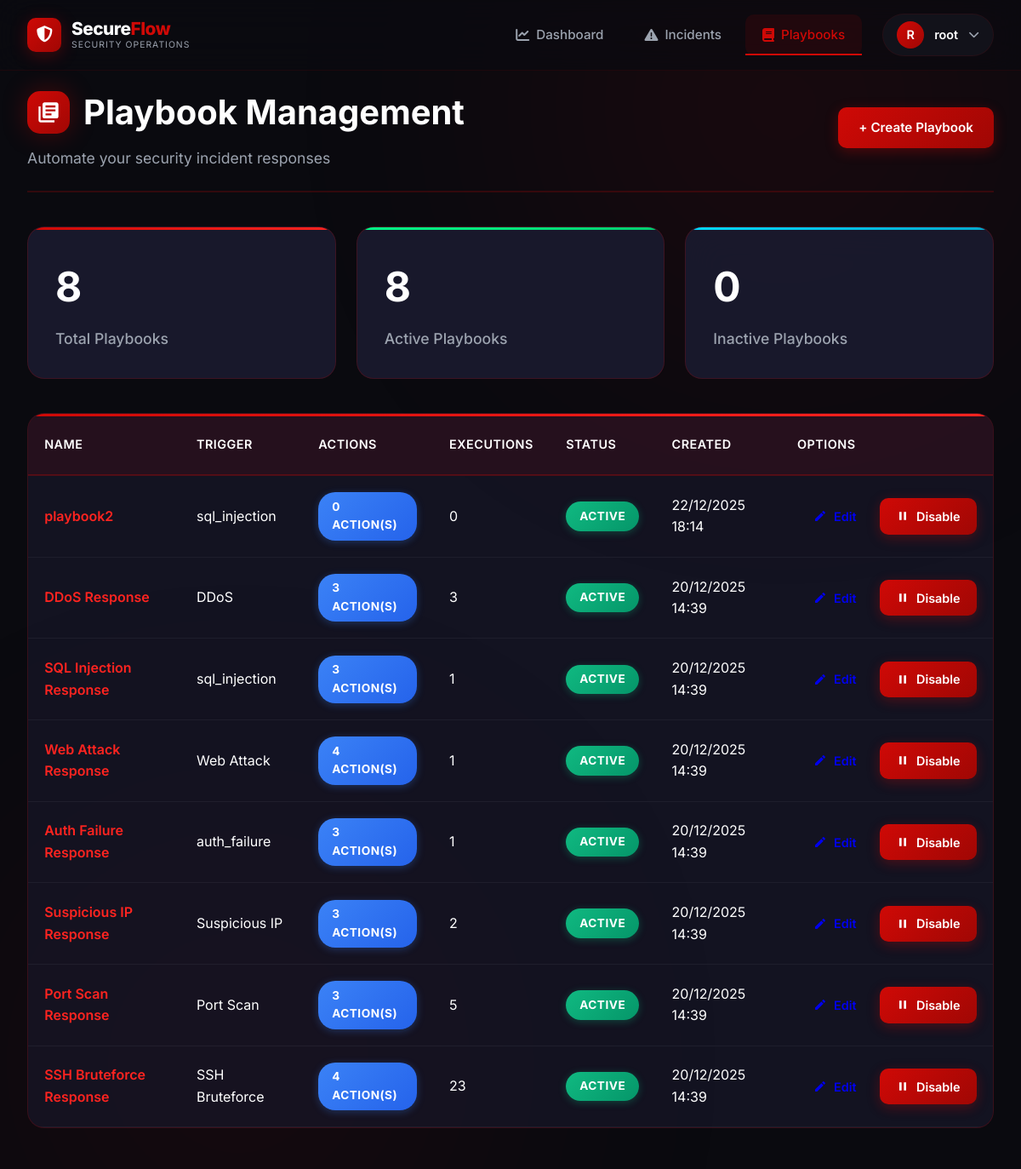
The app's page /playbooks/ (signed in), older data.
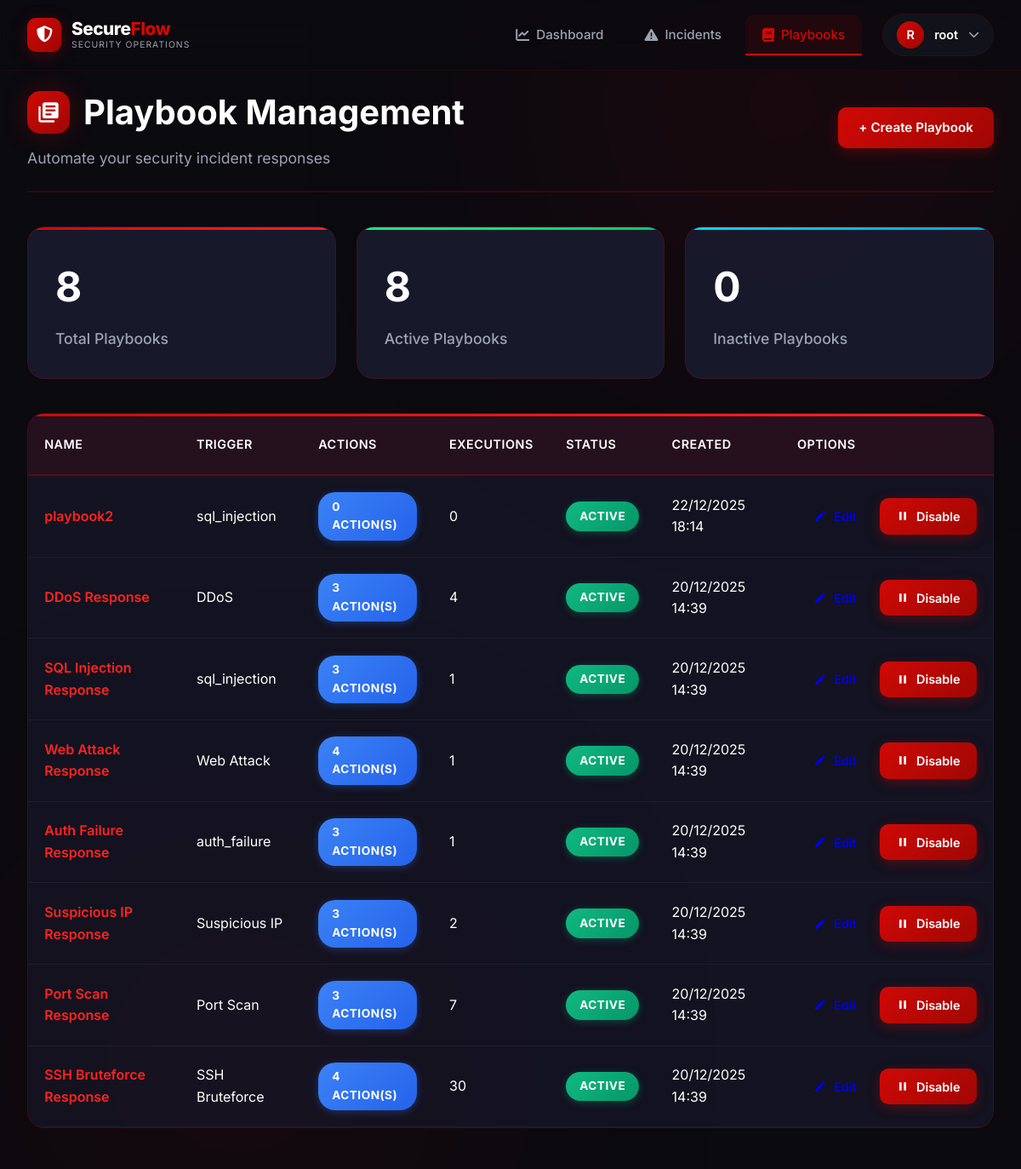
The same page, newer data.
### playbooks/models.py (models this page shows, shortened)
class Playbook(models.Model):
    TRIGGER_CHOICES = [
        ('ssh_bruteforce', 'SSH Bruteforce'),
        ('port_scan', 'Port Scan'),
        ('web_attack', 'Web Attack'),
        ('ddos_attack', 'DDoS'),
        ('suspicious_ip', 'Suspicious IP'),
    ]
    name = models.CharField(max_length=200)
    description = models.TextField()
    trigger = models.CharField(max_length=50, choices=TRIGGER_CHOICES)
    is_active = models.BooleanField(default=True)
    created_by = models.ForeignKey(User, on_delete=models.CASCADE)
    execution_count = models.IntegerField(default=0)
    created_at = models.DateTimeField(auto_now_add=True)

### playbooks/views.py (the view)
# urls.py: path('', views.playbook_list, name='list'),
@login_required
def playbook_list(request):
    playbooks = Playbook.objects.all().order_by('-created_at')
    total_playbooks = playbooks.count()
    active_playbooks = playbooks.filter(is_active=True).count()
    context = {
        'playbooks': playbooks,
        'total_playbooks': total_playbooks,
        'active_playbooks': active_playbooks,
    }
    return render(request, 'playbooks/list.html', context)

### templates/playbooks/list.html (shortened to what this page needs)
{% extends 'base.html' %}
{% block content %}
<div class="page-header" style="display: flex; justify-content: space-between; align-items: center;">
    <div>
        <h1 class="page-title">
            <div class="title-icon">
                <svg viewBox="0 0 24 24">
                    <path d="M4 6H2v14c0 1.1.9 2 2 2h14v-2H4V6zm16-4H8c-1.1 0-2 .9-2 2v12c0 1.1.9 2 2 2h12c1.1 0 2-.9 2-2V4c0-1.1-.9-2-2-2zm-1 9H9V9h10v2zm-4 4H9v-2h6v2zm4-8H9V5h10v2z"/>
                </svg>
            </div>
            Playbook Management
        </h1>
        <p class="page-subtitle">Automate your security incident responses</p>
    </div>
    <a href="{% url 'playbooks:create' %}" class="btn btn-primary">
        + Create Playbook
    </a>
</div>
<div class="stat-cards-grid">
    <div class="stat-card-modern red">
        <div class="stat-value">{{ total_playbooks|default:0 }}</div>
        <div class="stat-label">Total Playbooks</div>
    </div>
    <div class="stat-card-modern green">
        <div class="stat-value">{{ active_playbooks|default:0 }}</div>
        <div class="stat-label">Active Playbooks</div>
    </div>
    <div class="stat-card-modern blue">
        <div class="stat-value">0</div>
        <div class="stat-label">Inactive Playbooks</div>
    </div>
</div>
{% if playbooks %}
<div class="playbooks-table">
    <table>
        <thead>
            <tr>
                <th>NAME</th>
                <th>TRIGGER</th>
                <th>ACTIONS</th>
                <th>EXECUTIONS</th>
                <th>STATUS</th>
                <th>CREATED</th>
                <th>OPTIONS</th>
            </tr>
        </thead>
        <tbody>
            {% for playbook in playbooks %}
            <tr>
                <td>
                    <a href="{% url 'playbooks:detail' playbook.id %}" class="playbook-link">
                        {{ playbook.name }}
                    </a>
                </td>
                <td>{{ playbook.get_trigger_display }}</td>
                <td>
                    <span class="badge badge-info">{{ playbook.actions.count }} action(s)</span>
                </td>
                <td>{{ playbook.execution_count }}</td>
                <td>
                    {% if playbook.is_active %}
                        <span class="badge badge-success">Active</span>
                    {% else %}
                        <span class="badge badge-danger">Inactive</span>
                    {% endif %}
                </td>
                <td>{{ playbook.created_at|date:"d/m/Y H:i" }}</td>
                <td>
                    <div class="action-buttons-group">
                        <a href="{% url 'playbooks:edit' playbook.id %}" class="btn btn-accent btn-icon">
                            <svg viewBox="0 0 24 24">
                                <path d="M3 17.25V21h3.75L17.81 9.94l-3.75-3.75L3 17.25zM20.71 7.04c.39-.39.39-1.02 0-1.41l-2.34-2.34c-.39-.39-1.02-.39-1.41 0l-1.83 1.83 3.75 3.75 1.83-1.83z"/>
                            </svg>
                        </a>
                        <a href="{% url 'playbooks:toggle' playbook.id %}" class="btn btn-primary btn-icon">
                            {% if playbook.is_active %}
                                <svg viewBox="0 0 24 24">
                                    <path d="M6 19h4V5H6v14zm8-14v14h4V5h-4z"/>
                                </svg>
                                Disable
                            {% else %}
                                <svg viewBox="0 0 24 24">
                                    <path d="M8 5v14l11-7z"/>
                                </svg>
                                Enable
                            {% endif %}
                        </a>
                    </div>
                </td>
            </tr>
            {% endfor %}
        </tbody>
    </table>
</div>
{% endif %}
{% endblock %}

Row changes from the older to the newer data that the page shows:
changed Playbook "DDoS Response": execution_count "3" → "4"
changed Playbook "Port Scan Response": execution_count "5" → "7"
changed Playbook "SSH Bruteforce Response": execution_count "23" → "30"
